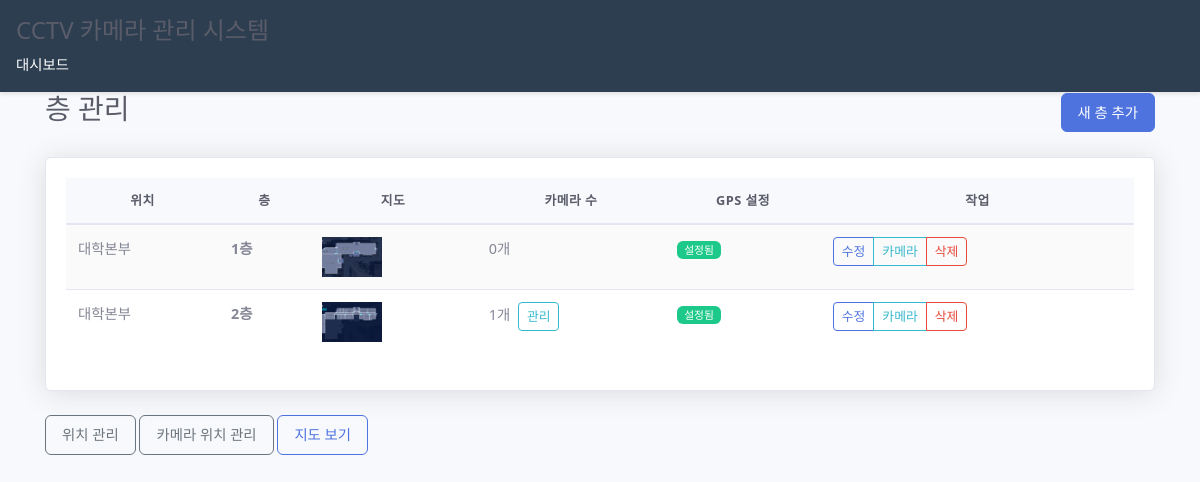
Screenshot of /map/floors/ (signed in) with the database file from the repository.
### map/models.py (models this page shows, shortened)
class Floor(models.Model):
    location = models.ForeignKey(Location, on_delete=models.CASCADE, related_name='floors', verbose_name="위치")
    name = models.CharField(max_length=100, help_text="층 이름 (예: 1층, 2층, 지하1층)")
    floor_number = models.IntegerField(help_text="정렬용 층수 (-1, 1, 2, 3...)")
    map_image = models.ImageField(upload_to='maps/%Y/%m/', help_text="지도 이미지 파일")
    top_left_lat = models.FloatField(null=True, blank=True, help_text="좌상단 위도")
    top_left_lon = models.FloatField(null=True, blank=True, help_text="좌상단 경도")
    bottom_right_lat = models.FloatField(null=True, blank=True, help_text="우하단 위도")
    bottom_right_lon = models.FloatField(null=True, blank=True, help_text="우하단 경도")
    created_at = models.DateTimeField(auto_now_add=True)
    class Meta:
        verbose_name = "층"
        verbose_name_plural = "층들"
        ordering = ['location', 'floor_number']
        unique_together = ['location', 'floor_number']

class Location(models.Model):
    name = models.CharField(max_length=100, help_text="건물명 (예: 대학본부, 공학관)")
    address = models.CharField(max_length=200, blank=True, help_text="주소")
    description = models.TextField(blank=True, help_text="설명")
    base_floor_altitude = models.FloatField(
        null=False, blank=False,
        help_text="1층 기준 GPS 고도 (미터, 예: 100.0)"
    )
    floor_height_interval = models.FloatField(
        null=False, blank=False,
        help_text="층간 높이 간격 (미터, 예: 1.5)"
    )
    created_at = models.DateTimeField(auto_now_add=True)
    class Meta:
        verbose_name = "위치"
        verbose_name_plural = "위치들"
        ordering = ['name']

### map/views.py (the view)
# urls.py: path('floors/', views.FloorListView.as_view(), name='floor_list'),
@method_decorator(login_required, name='dispatch')
class FloorListView(ListView):
    model = Floor
    template_name = 'map/floor_list.html'
    context_object_name = 'floors'
    paginate_by = 10
    def get_queryset(self):
        return Floor.objects.select_related('location').order_by('location', 'floor_number')

### map/templates/map/floor_list.html (shortened to what this page needs)
{% extends 'map/base.html' %}
{% load static %}
{% block extra_css %}
<link rel="stylesheet" href="{% static 'map/css/map_admin.css' %}">
{% endblock %}
{% block content %}
<div class="container">
    <div class="d-flex justify-content-between align-items-center mb-4">
        <h2>층 관리</h2>
        <a href="{% url 'map:floor_create' %}" class="btn btn-primary">새 층 추가</a>
    </div>
    <div class="card">
        <div class="card-body">
            {% if floors %}
            <div class="table-responsive">
                <table class="table table-striped">
                    <thead>
                        <tr>
                            <th>위치</th>
                            <th>층</th>
                            <th>지도</th>
                            <th>카메라 수</th>
                            <th>GPS 설정</th>
                            <th>작업</th>
                        </tr>
                    </thead>
                    <tbody>
                        {% for floor in floors %}
                        <tr>
                            <td>{{ floor.location.name }}</td>
                            <td><strong>{{ floor.name }}</strong></td>
                            <td>
                                {% if floor.map_image %}
                                    <img src="{{ floor.map_image.url }}"
                                         alt="{{ floor.name }} 지도"
                                         style="width: 60px; height: 40px; object-fit: cover;">
                                {% else %}
                                    <span class="text-muted">없음</span>
                                {% endif %}
                            </td>
                            <td>
                                {{ floor.camera_positions.count }}개
                                {% if floor.camera_positions.exists %}
                                    <a href="{% url 'map:camera_position_manager' floor.id %}"
                                       class="btn btn-sm btn-outline-info ms-1">관리</a>
                                {% endif %}
                            </td>
                            <td>
                                {% if floor.top_left_lat and floor.top_left_lon %}
                                    <span class="badge bg-success">설정됨</span>
                                {% else %}
                                    <span class="badge bg-warning">미설정</span>
                                {% endif %}
                            </td>
                            <td>
                                <div class="btn-group" role="group">
                                    <a href="{% url 'map:floor_edit' floor.pk %}"
                                       class="btn btn-sm btn-outline-primary">수정</a>
                                    <a href="{% url 'map:camera_position_manager' floor.id %}"
                                       class="btn btn-sm btn-outline-info">카메라</a>
                                    <a href="{% url 'map:floor_delete' floor.pk %}"
                                       class="btn btn-sm btn-outline-danger">삭제</a>
                                </div>
                            </td>
                        </tr>
                        {% endfor %}
                    </tbody>
                </table>
            </div>
            {% else %}
            <div class="text-center py-5">
                <p class="text-muted">등록된 층이 없습니다.</p>
                <a href="{% url 'map:floor_create' %}" class="btn btn-primary">첫 번째 층 추가하기</a>
            </div>
            {% endif %}
        </div>
    </div>
    <div class="mt-3">
        <a href="{% url 'map:location_list' %}" class="btn btn-outline-secondary">위치 관리</a>
        <a href="{% url 'map:camera_position_list' %}" class="btn btn-outline-secondary">카메라 위치 관리</a>
        <a href="{% url 'map:map_view' %}" class="btn btn-outline-primary">지도 보기</a>
    </div>
</div>
{% endblock %}

### CCTV/static/css/CCTV_style.css (style rules this page uses)
:root { --primary-color: #2c3e50; --success-color: #27ae60; --danger-color: #e74c3c; --bg-color: #f4f4f4; --card-bg: #ffffff; --text-color: #333333; --border-color: #dddddd; }
* { margin: 0; padding: 0; box-sizing: border-box; }
body { font-family: -apple-system, BlinkMacSystemFont, 'Segoe UI', Roboto, Arial, sans-serif; background-color: var(--bg-color); color: var(--text-color); line-height: 1.6; }
.container { max-width: 1200px; margin: 0 auto; padding: 2rem 1rem; }
.btn { display: inline-block; padding: 0.5rem 1rem; border: none; border-radius: 4px; background-color: var(--primary-color); color: white; cursor: pointer; text-decoration: none; font-size: 0.9rem; transition: background-color 0.3s; }
.btn-primary { background-color: var(--success-color); }
.btn-sm { padding: 0.25rem 0.5rem; font-size: 0.8rem; }

### map/static/map/css/map_admin.css (style rules this page uses)
* { box-sizing: border-box; }
body { font-family: 'Segoe UI', Roboto, -apple-system, BlinkMacSystemFont, sans-serif; line-height: 1.6; color: #5a5c69; background: #f8f9fc; font-size: 0.9rem; }
.container, .container-fluid { max-width: 1140px; margin: 0 auto; padding: 0 15px; }
.justify-content-between { justify-content: space-between; }
.align-items-center { align-items: center; }
.d-flex { display: flex !important; }
.mb-4 { margin-bottom: 1.5rem; }
.mt-3 { margin-top: 1rem; }
.ms-1 { margin-left: 0.25rem; }
.card { position: relative; display: flex; flex-direction: column; min-width: 0; word-wrap: break-word; background-color: #fff; background-clip: border-box; border: 1px solid #e3e6f0; border-radius: 0.375rem; box-shadow: 0 0.15rem 1.75rem 0 rgba(58, 59, 69, 0.15); margin-bottom: 1.5rem; }
.card-body { flex: 1 1 auto; padding: 1.25rem; }
.btn { display: inline-block; padding: 0.5rem 1rem; margin-bottom: 0; font-size: 0.9rem; font-weight: 500; line-height: 1.5; text-align: center; text-decoration: none; vertical-align: middle; cursor: pointer; border: 1px solid transparent; border-radius: 6px; transition: all 0.3s ease; user-select: none; }
.btn-primary { color: #fff; background-color: #4e73df; border-color: #4e73df; }
.btn-outline-primary { color: #4e73df; background-color: transparent; border-color: #4e73df; }
.btn-outline-secondary { color: #6c757d; background-color: transparent; border-color: #6c757d; }
.btn-outline-info { color: #36b9cc; background-color: transparent; border-color: #36b9cc; }
.btn-outline-danger { color: #e74a3b; background-color: transparent; border-color: #e74a3b; }
.btn-sm { padding: 0.25rem 0.5rem; font-size: 0.8rem; border-radius: 4px; }
.btn-group { position: relative; display: inline-flex; vertical-align: middle; }
.btn-group > .btn { position: relative; flex: 1 1 auto; margin-right: -1px; }
.btn-group > .btn:not(:first-child) { border-top-left-radius: 0; border-bottom-left-radius: 0; }
.btn-group > .btn:not(:last-child) { border-top-right-radius: 0; border-bottom-right-radius: 0; }
.table { margin-bottom: 0; }
.table { width: 100%; margin-bottom: 1rem; color: #858796; background-color: transparent; border-collapse: collapse; }
.table th, .table td { padding: 0.75rem; vertical-align: top; border-top: 1px solid #e3e6f0; }
.table th { background-color: #f8f9fc; border-top: none; color: #5a5c69; font-weight: 600; text-transform: uppercase; font-size: 0.8rem; letter-spacing: 0.5px; border-bottom: 2px solid #e3e6f0; }
.table-responsive { display: block; width: 100%; overflow-x: auto; -webkit-overflow-scrolling: touch; }
.table-striped tbody tr:nth-of-type(odd) { background-color: rgba(0, 0, 0, 0.02); }
.badge { display: inline-block; padding: 0.35em 0.65em; font-size: 0.75em; font-weight: 500; line-height: 1; text-align: center; white-space: nowrap; vertical-align: baseline; border-radius: 0.375rem; }
.bg-success { background-color: #1cc88a !important; color: #fff; }
h1, h2, h3, h4, h5, h6 { margin-top: 0; margin-bottom: 0.5rem; font-weight: 500; line-height: 1.2; color: #5a5c69; }
h2 { font-size: 1.75rem; }
img { vertical-align: middle; max-width: 100%; height: auto; }

### rows the page displays
Floor: location.name "대학본부", name "1층", map_image (picture), camera_positions.count "0", top_left_lat "설정됨"
Floor: location.name "대학본부", name "2층", map_image (picture), camera_positions.count "1", shows "관리", top_left_lat "설정됨"
